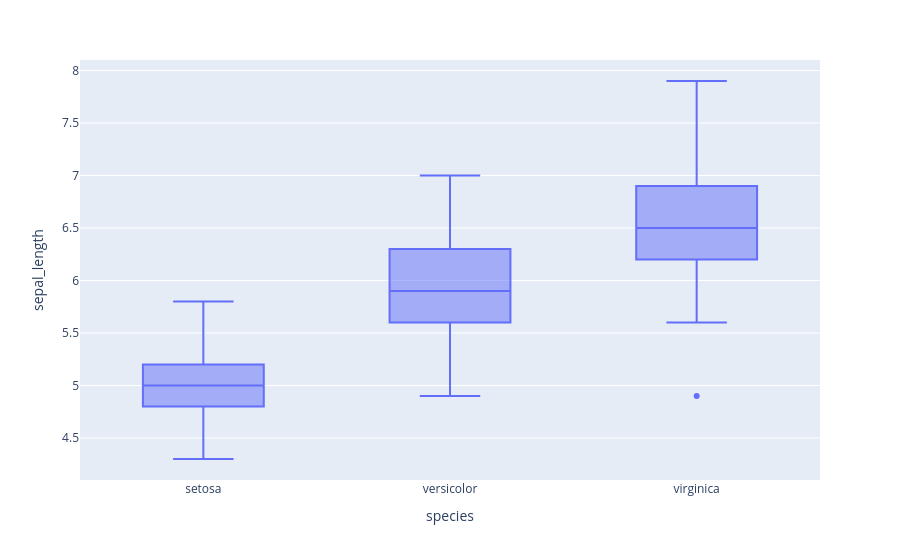

The code cell stored with this chart in its notebook:
### Code cell
px.box(df , x = 'species' , y = 'sepal_length')

### Figure 1 — Plotly figure (JSON) as saved in the notebook; plotly's stock layout.template omitted (floating-point values rounded to 4 significant figures; data arrays with more than 128 entries replaced by an {"elided": "..."} marker saying what was removed)
{"data": [{"alignmentgroup": "True", "hovertemplate": "species=%{x}<br>sepal_length=%{y}<extra></extra>", "legendgroup": "", "marker": {"color": "#636efa"}, "name": "", "notched": false, "offsetgroup": "", "orientation": "v", "showlegend": false, "type": "box", "x": {"elided": "150 str values"}, "x0": " ", "xaxis": "x", "y": {"elided": "150 float values"}, "y0": " ", "yaxis": "y"}], "layout": {"boxmode": "group", "legend": {"tracegroupgap": 0}, "margin": {"t": 60}, "xaxis": {"anchor": "y", "domain": [0, 1], "title": {"text": "species"}}, "yaxis": {"anchor": "x", "domain": [0, 1], "title": {"text": "sepal_length"}}}}
